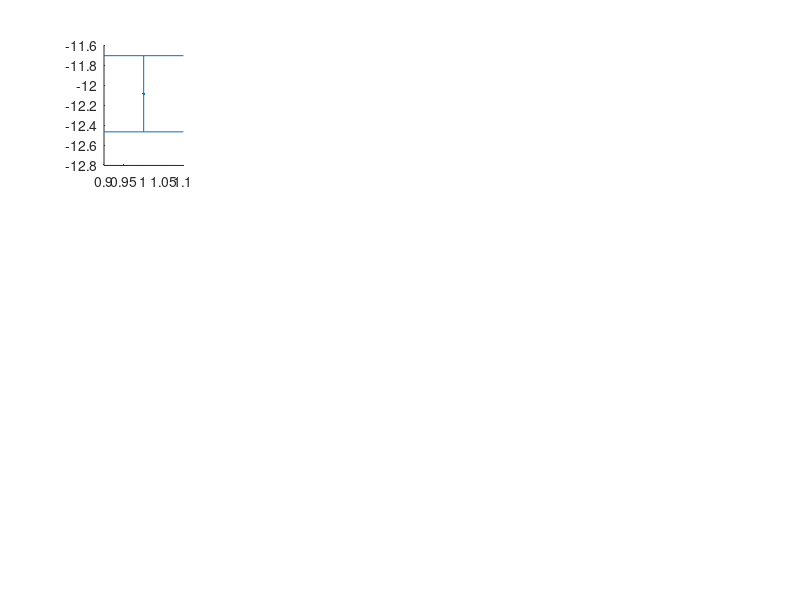

MATLAB code to generate this figure: (Note: this script raises an error after producing the figure.)
% Copyright (c) 2018 Irene Dowding and Stefan Haufe

addpath external

clear all; close all;

% generate new data

% number of subjects/groups
ng = 4; 

% number of samples per group
m = 20; 

% group means
gme = 15*randn(ng, 1); 

% mean differences between two classes for each group
gdiff = reshape([-1 1], 1, 1, 2); 

% data (m samples, ng groups, two classes) 
x = 2*randn(ng, m, 2) + repmat(gme, 1, m, 2) + 1*repmat(gdiff, ng, m); 

% % or load the original data used in the paper
% load('fig1_data', 'ng', 'm', 'gme', 'gdiff', 'x');

% t-test on individual subjects vs. t-test on pooled data of all subjects
figure; 
% individual
for ii = 1:ng
  subplot(3, ng+1, ii)
  hold on
  x1 = squeeze(x(ii, :, 1));
  errorbar(1, mean(x1), std(x1)/sqrt(m), '.', 'linewidth', 5, 'markersize', 3)
  x1 = squeeze(x(ii, :, 2));
  errorbar(2, mean(x1), std(x1)/sqrt(m), '.', 'linewidth', 5, 'markersize', 3)
  xlim([0.5 2.5])
  ylim([min(x(:)) max(x(:))])
  grid on
  set(gca, 'xtick', 1:2, 'xticklabel', {'',''})
  title(['S' num2str(ii)])
end

% pooled
x2 = reshape(x, ng*m, 2);
subplot(3, ng+1, ng+1)
hold on
x2 = reshape(x(:, :, 1), [], 1);
errorbar(1, mean(x2), std(x2)/sqrt(ng*m), '.', 'linewidth', 5, 'markersize', 3)
x2 = reshape(x(:, :, 2), [], 1);
errorbar(2, mean(x2), std(x2)/sqrt(ng*m), '.', 'linewidth', 5, 'markersize', 3)
xlim([0.5 2.5])
ylim([min(x(:)) max(x(:))])
grid on
set(gca, 'xtick', 1:2, 'xticklabel', {'', ''})
title('Pooled')

% different zoom level individual
for ii = 1:ng
  subplot(3, ng+1, ng+1+ii)
  hold on
  x1 = squeeze(x(ii, :, 1));
  errorbar(1, mean(x1), std(x1)/sqrt(m), '.', 'linewidth', 5, 'markersize', 3)
  x1 = squeeze(x(ii, :, 2));
  errorbar(2, mean(x1), std(x1)/sqrt(m), '.', 'linewidth', 5, 'markersize', 3)
  xlim([0.5 2.5])
  grid on
  set(gca, 'xtick', 1:2, 'xticklabel', {['X_' num2str(ii)], ['Y_' num2str(ii)]})
  [h p] = ttest2(squeeze(x(ii, :, 1)), squeeze(x(ii, :, 2)), 'vartype', 'unequal');
  title(['p = ' num2str(p, 2)])
end

% pooled
x2 = reshape(x, ng*m, 2);
subplot(3, ng+1, 2*(ng+1))
hold on
x2 = reshape(x(:, :, 1), [], 1);
errorbar(1, mean(x2), std(x2)/sqrt(ng*m), '.', 'linewidth', 5, 'markersize', 3)
x2 = reshape(x(:, :, 2), [], 1);
errorbar(2, mean(x2), std(x2)/sqrt(ng*m), '.', 'linewidth', 5, 'markersize', 3)
xlim([0.5 2.5])
grid on
set(gca, 'xtick', 1:2, 'xticklabel', {'X', 'Y'})
[h p, ci, stats] = ttest2(reshape(x(:, :, 1), [], 1), reshape(x(:, :, 2), [], 1), 'vartype', 'unequal');
title(['p = ' num2str(p, 2)])

% export_fig(['figures/fig1A'], '-r300', '-a2'); 

% linear regression and correlation for individual and pooled data
figure;

% plot entire data
subplot(3, ng+1, [1:ng])
plot(reshape(permute(x, [2 1 3]), [], 2), '*')
grid on
legend('X', 'Y')

% individual linear regression/correlation
for ii = 1:ng
  subplot(3, ng+1, ng+1+ii)
  hold on
  xx = squeeze(x(ii, :, 1))';
  yy = squeeze(x(ii, :, 2))';
  plot(xx, yy, '+')
  xlabel(['X_' num2str(ii)])
  if ii == 1
    ylabel(['Y_*'])
  end
  grid on
  [r p] = corr(xx, yy);
  title({['r = ' num2str(r, 2)], ['p = ' num2str(p, 2)]}')

  ax = get(gca, 'xlim');
  xval = linspace(ax(1), ax(2), 1000)';
  [p, yhat, ci ] = polypredci(xx, yy, 1, 0.95, xval); 

  plot(xval,yhat+ci,'r-.'); 
  plot(xval,yhat-ci,'r-.');
  plot(xval,yhat,'b','linewidth',2);
   
end

% same on pooled data
subplot(3, ng+1, 2*(ng+1))
hold on
xx = reshape(x(:, :, 1), [], 1);
yy = reshape(x(:, :, 2), [], 1);
plot(xx, yy, '+')
xlabel('X')
mi = min((x(:)))*1.1;
ma = max((x(:)))*1.1;
xlim([mi ma])
ylim([mi ma])
grid on
[r p] = corr(xx, yy);
title({['r = ' num2str(r, 2)], ['p = ' num2str(p, 2)]}')

ax = get(gca, 'xlim');
xval = linspace(ax(1), ax(2), 1000)';
[p, yhat, ci ] = polypredci(xx, yy, 1, 0.95, xval); 

plot(xval,yhat+ci,'r-.'); 
plot(xval,yhat-ci,'r-.');
plot(xval,yhat,'b','linewidth',2);
 
% export_fig(['figures/fig1B'], '-r300', '-a2'); 

  